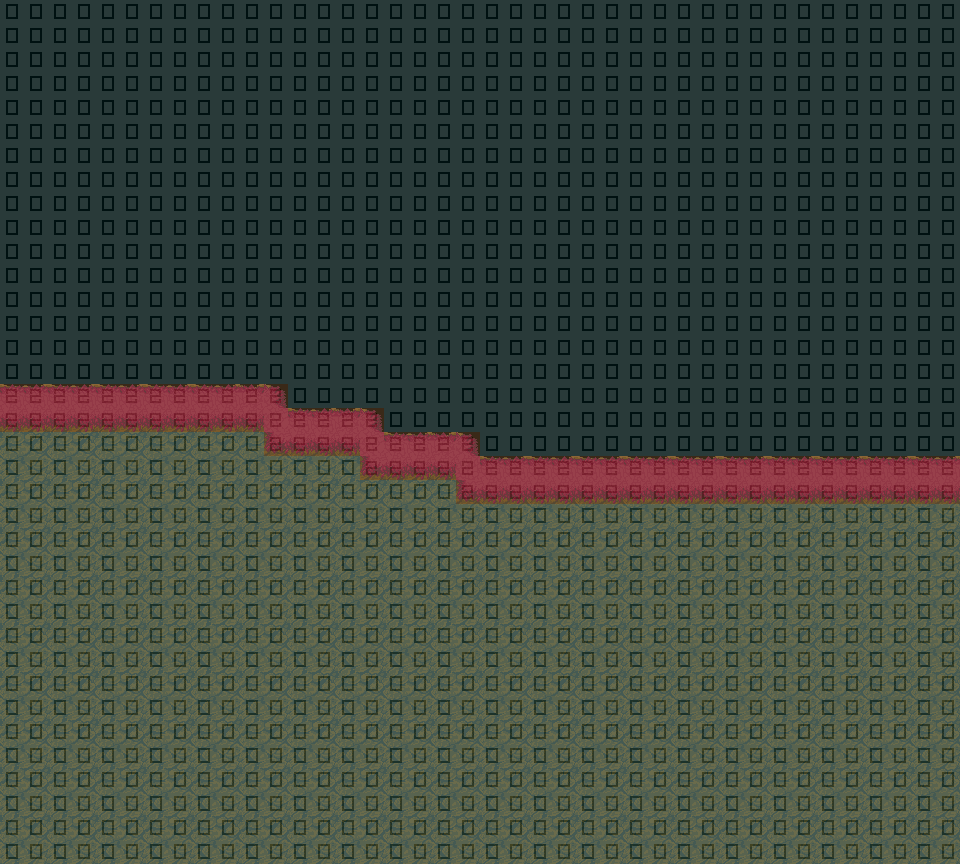

Tiled map render using the project's own tile images. Description and the map definition, with tile-layer contents summarised, below:
An orthogonal 40x36 tile map with 24x24 px tiles, 4 tile layers (P0, BG0, EF0, Height), 6 hidden layers not drawn, 4 tilesets and 1 object (MC_spawn).

<map version="1.0" tiledversion="1.1.6" orientation="orthogonal" renderorder="right-down" width="40" height="36" tilewidth="24" tileheight="24" infinite="0" nextobjectid="4">
 <tileset firstgid="1" name="height" tilewidth="24" tileheight="24" tilecount="9" columns="3">
  <image source="../../../images/height.png" width="72" height="72" />
 </tileset>
 <tileset firstgid="10" name="processing" tilewidth="24" tileheight="24" tilecount="4" columns="2">
  <image source="../../../images/processing.png" width="48" height="48" />
 </tileset>
 <tileset firstgid="14" name="Tileset" tilewidth="24" tileheight="24" tilecount="2376" columns="216">
  <image source="../../../images/Tileset.png" width="5184" height="264" />
 </tileset>
 <tileset firstgid="2390" name="grid_helper" tilewidth="24" tileheight="24" tilecount="4" columns="2">
  <image source="../../../images/grid_helper.png" width="48" height="48" />
 </tileset>
 <layer name="P0" width="40" height="36">
  <data>[1440 cells, 0 non-empty, 0 distinct tile ids]</data>
 </layer>
 <layer name="B_G0" width="40" height="36" visible="0">
  <data>[1440 cells, 38 non-empty, 1 distinct tile ids]</data>
 </layer>
 <layer name="BG0" width="40" height="36">
  <data>[1440 cells, 1440 non-empty, 8 distinct tile ids]</data>
 </layer>
 <layer name="EF0" width="40" height="36">
  <data>[1440 cells, 598 non-empty, 8 distinct tile ids]</data>
 </layer>
 <layer name="Height" width="40" height="36" opacity="0.37">
  <data>[1440 cells, 1440 non-empty, 2 distinct tile ids]</data>
 </layer>
 <layer name="JumpFlag" width="40" height="36" visible="0">
  <data>[1440 cells, 0 non-empty, 0 distinct tile ids]</data>
 </layer>
 <layer name="Growth" width="40" height="36" visible="0" opacity="0.46">
  <data>[1440 cells, 1440 non-empty, 1 distinct tile ids]</data>
 </layer>
 <layer name="Temperature" width="40" height="36" visible="0" opacity="0.49">
  <data>[1440 cells, 1440 non-empty, 1 distinct tile ids]</data>
 </layer>
 <layer name="Humidity" width="40" height="36" visible="0" opacity="0.49">
  <data>[1440 cells, 1440 non-empty, 1 distinct tile ids]</data>
 </layer>
 <objectgroup name="Objects" visible="0">
  <object id="1" name="MC_spawn" x="305" y="481">
   <properties>
    <property name="MC_height" value="1" />
   </properties>
  </object>
 </objectgroup>
 <layer name="Grid" width="40" height="36" visible="0">
  <data>[1440 cells, 1440 non-empty, 4 distinct tile ids]</data>
 </layer>
</map>
